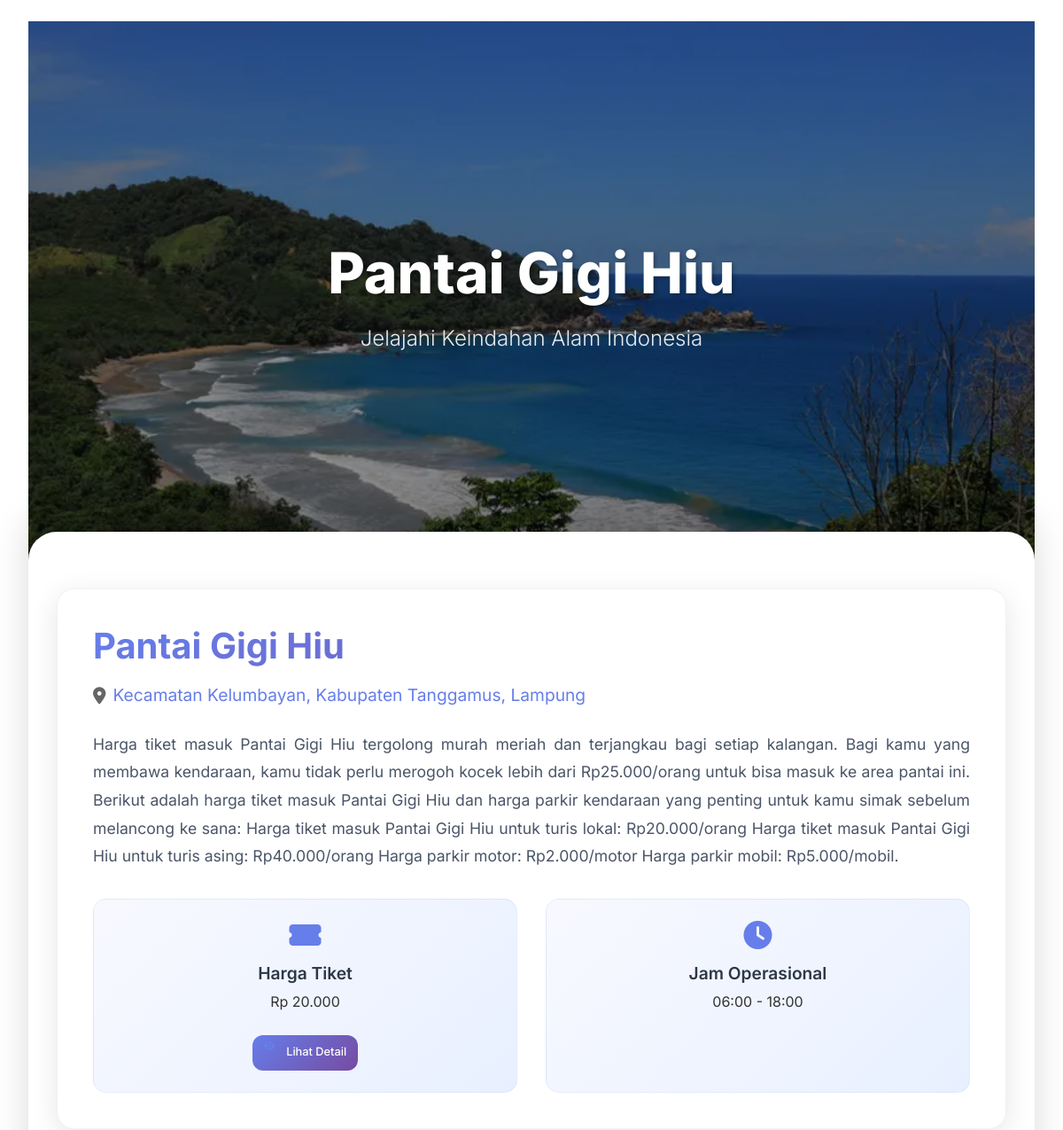
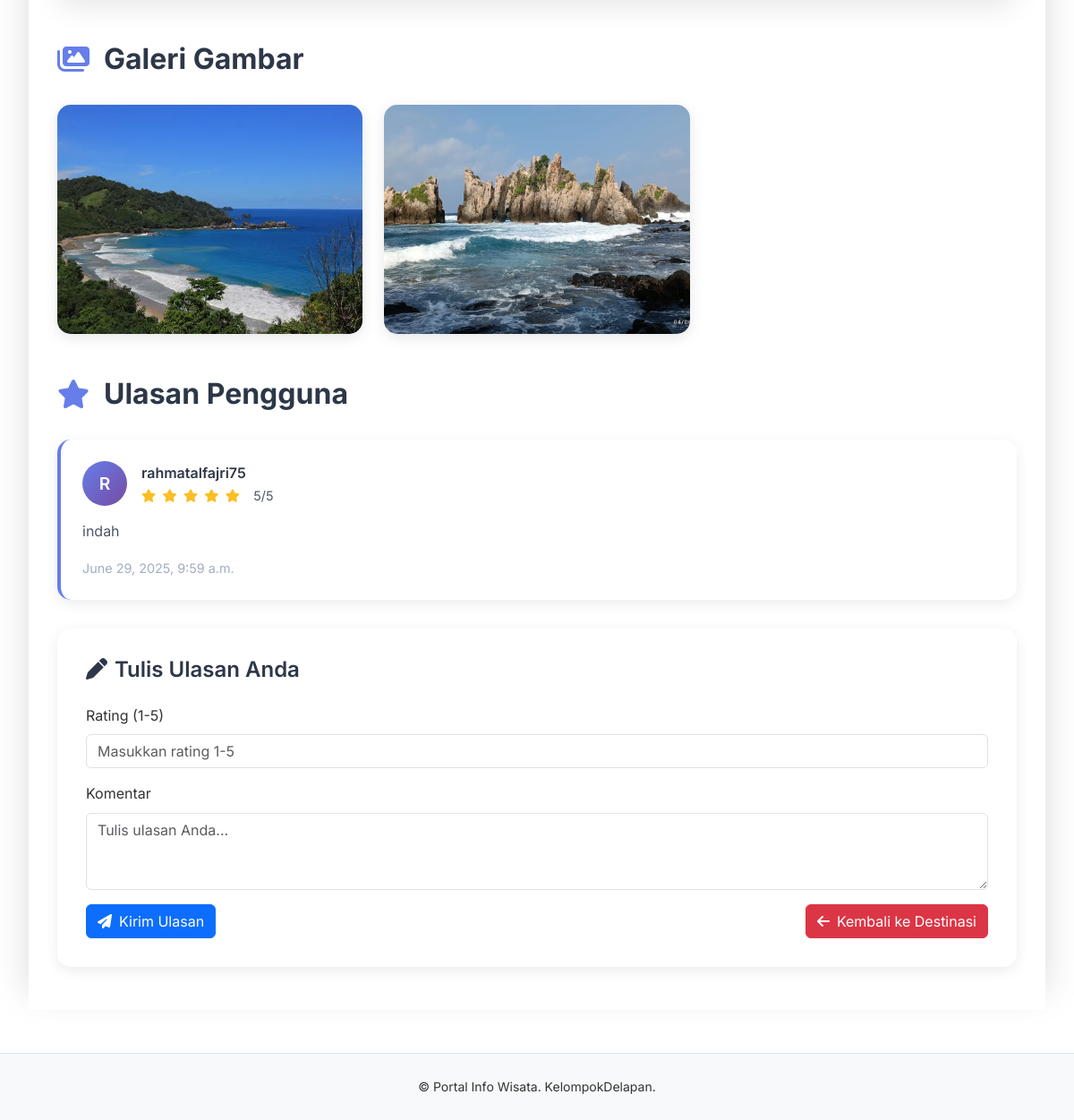
/destinasi/8/ (signed in), run on the app's committed database (2 pictures, top to bottom).
### wisata/models.py (models this page shows, shortened)
class GambarDestinasi(models.Model):  # Inheritance
    destinasi = models.ForeignKey(  # Relasi ke DestinasiWisata
        DestinasiWisata,
        on_delete=models.CASCADE,
        related_name='gambar'
    )
    gambar = models.ImageField(  # Field khusus untuk upload gambar
        upload_to='gambar_destinasi/',
        verbose_name=_("Gambar")
    )
    keterangan = models.CharField(
        max_length=255,
        blank=True,
        verbose_name=_("Keterangan")
    )
    class Meta:
        verbose_name = _("Gambar Destinasi")
        verbose_name_plural = _("Gambar Destinasi")

class DestinasiWisata(models.Model):
    nama = models.CharField(max_length=100)
    lokasi = models.CharField(max_length=255)
    kategori = models.ForeignKey(KategoriDestinasi, on_delete=models.CASCADE)
    deskripsi = models.TextField()
    harga_tiket = models.CharField(max_length=50, default="Gratis")
    jam_buka = models.TimeField(null=True, blank=True)
    jam_tutup = models.TimeField(null=True, blank=True)
    tanggal_dibuat = models.DateTimeField(auto_now_add=True)
    tanggal_diperbarui = models.DateTimeField(auto_now=True)

class UlasanPengguna(models.Model):  # Inheritance
    destinasi = models.ForeignKey(  # Relasi ke DestinasiWisata
        DestinasiWisata,
        on_delete=models.CASCADE,
        related_name='ulasan',
        verbose_name=_("Destinasi")
    )
    pengguna = models.ForeignKey(  # Relasi ke model User bawaan Django
        User,
        on_delete=models.CASCADE,
        verbose_name=_("Pengguna")
    )
    rating = models.PositiveSmallIntegerField(verbose_name=_("Rating (1-5)"))  # Angka rating 1-5
    komentar = models.TextField(blank=True, verbose_name=_("Komentar"))  # Ulasan teks opsional
    tanggal_ulasan = models.DateTimeField(auto_now_add=True, verbose_name=_("Tanggal Ulasan"))
    class Meta:
        verbose_name = _("Ulasan Pengguna")
        verbose_name_plural = _("Ulasan Pengguna")
        ordering = ['-tanggal_ulasan']  # Default urutan berdasarkan tanggal terbaru

### wisata/views.py (the view, shortened to what this page needs)
# urls.py: path('destinasi/<int:destinasi_id>/', DetailDestinasiView.as_view(), name='detail_destinasi'),
class DetailDestinasiView(LoginRequiredMixin, View):
    login_url = '/login/'
    def get(self, request, destinasi_id):
        destinasi = get_object_or_404(DestinasiWisata, id=destinasi_id)
        gambar_list = destinasi.gambar.all()
        ulasan_list = UlasanPengguna.objects.filter(destinasi=destinasi).order_by('-tanggal_ulasan')
        harga_list = DetailHargaTiket.objects.filter(destinasi=destinasi, aktif=True)
        form = UlasanForm()
        return render(request, 'detail_destinasi.html', {
            'destinasi': destinasi,
            'gambar_list': gambar_list,
            'ulasan_list': ulasan_list,
            'harga_list': harga_list,
            'form': form,
        })

### wisata/forms.py
class UlasanForm(forms.ModelForm):
    class Meta:
        model = UlasanPengguna
        fields = ['rating', 'komentar']
        widgets = {
            'rating': forms.NumberInput(attrs={
                'min': 1,
                'max': 5,
                'class': 'form-control',
                'placeholder': 'Masukkan rating 1-5'
            }),
            'komentar': forms.Textarea(attrs={
                'rows': 3,
                'class': 'form-control',
                'placeholder': 'Tulis ulasan Anda...'
            }),
        }
        labels = {
            'rating': 'Rating (1-5)',
            'komentar': 'Komentar / Ulasan',
        }

### wisata/templates/detail_destinasi.html (shortened to what this page needs)
{% extends "layouts.html" %}
{% load humanize %}
{% load formatters %}
{% block content %}
<div class="hero-section" {% if gambar_list.0 %}style="background-image: url('{{ gambar_list.0.gambar.url }}');"{% endif %}>
    <div class="hero-content">
        <h1 class="hero-title">{{ destinasi.nama }}</h1>
        <p class="hero-subtitle">Jelajahi Keindahan Alam Indonesia</p>
    </div>
    <div class="scroll-indicator" onclick="document.querySelector('.content-section').scrollIntoView({behavior: 'smooth'})">
    </div>
</div>
<div class="content-section">
    <div class="container">
        <div class="glass-card stagger-animation">
            <h2 class="info-title">{{ destinasi.nama }}</h2>
            <p class="info-location">
                <i class="fas fa-map-marker-alt"></i>
                <a href="https://www.google.com/maps/search/?api=1&query={{ destinasi.lokasi|urlencode }}" target="_blank" rel="noopener noreferrer">
                    {{ destinasi.lokasi }}
                </a>
            </p>
            <p class="info-description">{{ destinasi.deskripsi }}</p>
            <div class="info-grid">
                <div class="info-item">
                    <i class="fas fa-ticket-alt"></i>
                    <h5>Harga Tiket</h5>
                    <p>{{ destinasi.harga_tiket }}</p>
                    <button class="btn-ticket" onclick="openModal()">
                        <i class="fas fa-eye me-2"></i>Lihat Detail
                    </button>
                </div>
                <div class="info-item">
                    <i class="fas fa-clock"></i>
                    <h5>Jam Operasional</h5>
                    <p>
                        {% if destinasi.jam_buka and destinasi.jam_tutup %}
                            {{ destinasi.jam_buka|time:"H:i" }} - {{ destinasi.jam_tutup|time:"H:i" }}
                        {% else %}
                            Tidak tersedia
                        {% endif %}
                    </p>
                </div>
            </div>
        </div>
        <h3 class="section-title"><i class="fas fa-images"></i>Galeri Gambar</h3>
        <div class="gallery-grid">
            {% for gambar in gambar_list %}
                <div class="gallery-item stagger-animation" onclick="openLightbox('{{ gambar.gambar.url }}', '{{ gambar.keterangan }}')">
                    <img src="{{ gambar.gambar.url }}" alt="{{ gambar.keterangan }}">
                </div>
            {% empty %}
                <div class="no-content">
                    <i class="fas fa-images"></i>
                    <p>Belum ada gambar untuk destinasi ini.</p>
                </div>
            {% endfor %}
        </div>
        <h3 class="section-title"><i class="fas fa-star"></i>Ulasan Pengguna</h3>
        {% for ulasan in ulasan_list %}
            <div class="review-card stagger-animation">
                <div class="review-header">
                    <div class="review-avatar">{{ ulasan.pengguna.username|first|upper }}</div>
                    <div>
                        <div class="review-username">{{ ulasan.pengguna.username }}</div>
                        <div class="review-rating">
                            {% for i in "12345" %}
                                {% if forloop.counter <= ulasan.rating %}
                                    <i class="fas fa-star"></i>
                                {% else %}
                                    <i class="far fa-star"></i>
                                {% endif %}
                            {% endfor %}
                            <span style="color: #4a5568; margin-left: 0.5rem;">{{ ulasan.rating }}/5</span>
                        </div>
                    </div>
                </div>
                <p class="review-comment">{{ ulasan.komentar }}</p>
                <div class="review-date">{{ ulasan.tanggal_ulasan }}</div>
            </div>
        {% empty %}
            <div class="no-content">
                <i class="fas fa-star"></i>
                <p>Belum ada ulasan untuk destinasi ini.</p>
            </div>
        {% endfor %}
        {% if user.is_authenticated %}
            <div class="form-section">
                <h4><i class="fas fa-pen me-2"></i>Tulis Ulasan Anda</h4>
                <form method="POST">
                    <div class="mb-3">
                        <label for="id_rating" class="form-label">Rating (1-5)</label>
                        {{ form.rating }}
                    </div>
                    <div class="mb-3">
                        <label for="id_komentar" class="form-label">Komentar</label>
                        {{ form.komentar }}
                    </div>
                    <div class="d-flex justify-content-between align-items-center">
                        <button type="submit" class="btn btn-primary">
                            <i class="fas fa-paper-plane me-2"></i>Kirim Ulasan
                        </button>
                        <a href="{% url 'destinasi_wisata' %}" class="btn btn-danger">
                            <i class="fas fa-arrow-left me-2"></i>Kembali ke Destinasi
                        </a>
                    </div>
                </form>
            </div>
        {% else %}
            <div class="glass-card">
                <p class="text-center" style="font-size: 1.2rem; color: #666;">
                    Silakan <a href="{% url 'login' %}" style="color: #667eea; text-decoration: none; font-weight: 600;">login</a> untuk menulis ulasan.
                </p>
            </div>
        {% endif %}
    </div>
</div>
<link href="https://cdnjs.cloudflare.com/ajax/libs/font-awesome/6.4.0/css/all.min.css" rel="stylesheet">
{% endblock %}

### wisata/templates/layouts.html (style rules this page uses)
html, body { height: 100%; }

### data on the page
GambarDestinasi: destinasi+gambar (picture), gambar (picture)
DestinasiWisata: nama "Pantai Gigi Hiu", lokasi "Kecamatan Kelumbayan, Kabupaten Tanggamus, Lampung", deskripsi "Harga tiket masuk Pantai Gigi Hiu tergolong murah meriah dan terjangkau bagi setiap kalangan. Bagi kamu yang membawa kendaraan, kamu tidak perlu merogoh kocek lebih dari Rp25.000/orang untuk bisa masuk ke area pantai ini. Berikut adalah harga tiket masuk Pantai Gigi Hiu dan harga parkir kendaraan yang penting untuk kamu simak sebelum melancong ke sana: Harga tiket masuk Pantai Gigi Hiu untuk turis lokal: Rp20.000/orang Harga tiket masuk Pantai Gigi Hiu untuk turis asing: Rp40.000/orang Harga parkir motor: Rp2.000/motor Harga parkir mobil: Rp5.000/mobil.", harga_tiket "Rp 20.000", jam_buka "06:00", jam_tutup "18:00"
GambarDestinasi: gambar (picture)
UlasanPengguna: pengguna.username|first "R", pengguna.username "rahmatalfajri75", rating "5", komentar "indah", tanggal_ulasan "June 29, 2025, 9:59 a.m."
